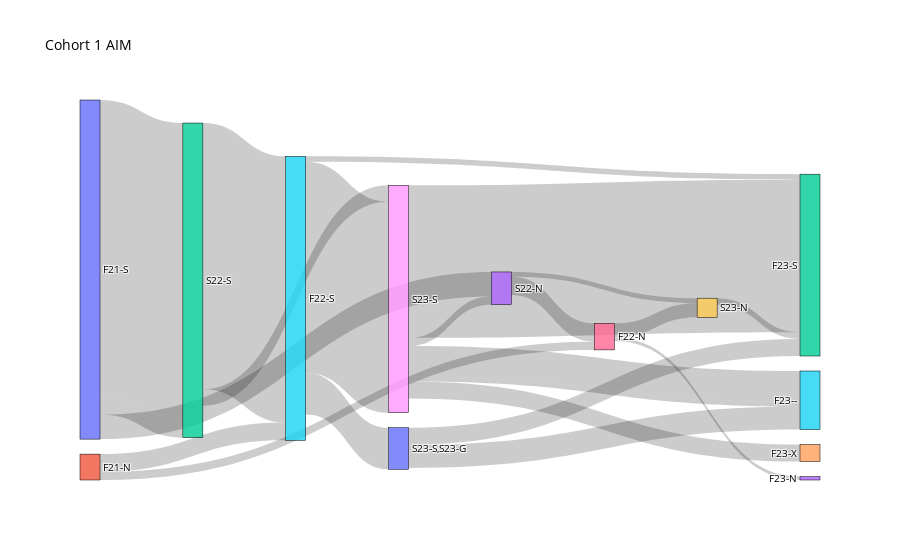

Notebook code cell kept with this figure:
### Code cell
# AIM CO 1
counta2=0
countb2=0
countc2=0
countd2=0
counte2=0
countf2=0
countg2=0
counth2=0
counti2=0
countj2=0
countk2=0
countl2=0
countm2=0
countn2=0
counto2=0
countp2=0
countq2=0
countr2=0
counts2=0
countt2=0
countu2=0
countv2=0
countw2=0
countx2=0
county2=0
countz2=0
countz21=0
countz22=0
countz23=0

for index, row in aim1.iterrows():
    if row['F21-N']==0 and row['F21-G']==0 and row['F21-X']==0:
        if row['F21-S']==1:
            if row['S22-N']==0 and row['S22-G']==0 and row['S22-X']==0:
                if row['S22-S']==1:
                    countb2+=1
                    if row['F22-N']==0 and row['F22-G']==0 and row['F22-X']==0:
                        if row['F22-S']==1:
                            countc2+=1
                            if row['S23-N']==0 and row['S23-G']==0 and row['S23-X']==0:
                                if row['S23-S']==1:
                                    countd2+=1
                                    if row['F23-N']==0 and row['F23-G']==0 and row['F23-X']==0:
                                        if row['F23-S']==1:
                                            counte2+=1
                                    if row['F23-S']==0 and row['F23-G']==0 and row['F23-X']==0:
                                        if row['F23-N']==1:
                                            countn2+=1
                                    if row['F23-S']==0 and row['F23-N']==0 and row['F23-G']==0:
                                        if row['F23-X']==1:
                                            countf2+=1
                                    if row['F23-S']=='--' and row['F23-N']=='--' and row['F23-G']=='--' and row['F23-X']=='--':
                                        countg2+=1
                            if row['S23-S']==1 and row['S23-N']==0 and row['S23-G']==1 and row['S23-X']==0:
                                counta2+=1
                                if row['F23-N']==0 and row['F23-G']==0 and row['F23-X']==0:
                                    if row['F23-S']==1:
                                        counth2+=1
                                if row['F23-S']=='--' and row['F23-N']=='--' and row['F23-G']=='--' and row['F23-X']=='--':
                                    counti2+=1
            if row['S22-S']==0 and row['S22-N']==0 and row['S22-G']==0:
                if row['S22-X']==1:
                    countj2+=1
                    if row['F22-S']==0 and row['F22-N']==0 and row['F22-G']==0:
                        if row['F22-X']==1:
                            countk2+=1
                            if row['S23-S']==0 and row['S23-N']==0 and row['S23-G']==0:
                                if row['S23-X']==1:
                                    countl2+=1
                                    if row['F23-N']==0 and row['F23-G']==0 and row['F23-X']==0:
                                        if row['F23-S']==1:
                                            countm2+=1
            if row['S22-S']==0 and row['S22-G']==0 and row['S22-X']==0:
                if row['S22-N']==1:
                    counto2+=1
                    if row['F22-S']==0 and row['F22-G']==0 and row['F22-X']==0:
                        if row['F22-N']==1:
                            countp2+=1
                            if row['S23-S']==0 and row['S23-G']==0 and row['S23-X']==0:
                                if row['S23-N']==1:
                                    countq2+=1
                                    if row['F23-N']==0 and row['F23-G']==0 and row['F23-X']==0:
                                        if row['F23-S']==1:
                                            countr2+=1
    if row['F21-S']==0 and row['F21-G']==0 and row['F21-X']==0:
        if row['F21-N']==1:
            counts2+=1
            if row['S22-N']==0 and row['S22-G']==0 and row['S22-X']==0:
                if row['S22-S']==1:
                    countt2+=1
                    if row['F22-N']==0 and row['F22-G']==0 and row['F22-X']==0:
                        if row['F22-S']==1:
                            countu2+=1
                            if row['S23-N']==0 and row['S23-G']==0 and row['S23-X']==0:
                                if row['S23-S']==1:
                                    countv2+=1
                                    if row['F23-N']==0 and row['F23-G']==0 and row['F23-X']==0:
                                        if row['F23-S']==1:
                                            countw2+=1
                                    if row['F23-S']=='--' and row['F23-N']=='--' and row['F23-G']=='--' and row['F23-X']=='--':
                                        countx2+=1
                                    if row['F23-S']==0 and row['F23-G']==0 and row['F23-X']==0:
                                        if row['F23-N']==1:
                                            county2+=1
            if row['S22-S']==0 and row['S22-G']==0 and row['S22-X']==0:
                if row['S22-N']==1:
                    countz2+=1
                    if row['F22-S']==0 and row['F22-G']==0 and row['F22-X']==0:
                        if row['F22-N']==1:
                            countz21+=1
                            if row['S23-S']==0 and row['S23-G']==0 and row['S23-X']==0:
                                if row['S23-N']==1:
                                    countz22+=1
                                    if row['F23-S']==0 and row['F23-G']==0 and row['F23-X']==0:
                                        if row['F23-N']==1:
                                            countz23+=1
                                    
            
fig = go.Figure(data=[go.Sankey(
    node=dict(
        pad=15,
        thickness=20,
        line=dict(color="black", width=0.5),
        label=['F21-S','F21-N','S22-S','S22-N','S22-G','F22-S','F22-N','F22-X','S23-S','S23-N','S23-S,S23-G','S23-X','F23-S','F23-N','F23-X','F23--'],
    ),
    link=dict(
        source=[0,2,5,8,8,8,5,10,10,0,3,6,9,0,1,2,5,8,8,1,3,6,9],
        target=[2,5,8,12,14,15,10,12,15,3,6,9,12,2,5,8,12,15,3,6,9,13],
        value=[countb2,countc2,countd2,counte2,countf2,countg2,counta2,counth2,counti2,counto2,countp2,countq2,countr2,countt2,countu2,countv2,countw2,countx2,countz2,countz21,countz22,countz23]  
    ),
)])

# Update layout settings if needed
fig.update_layout(title_text="Cohort 1 AIM",
                  font=dict(size=10, color="black"),
                  )
fig.show()

### Figure 1 — Plotly figure (JSON) as saved in the notebook; plotly's stock layout.template omitted (floating-point values rounded to 4 significant figures)
{"data": [{"link": {"source": [0, 2, 5, 8, 8, 8, 5, 10, 10, 0, 3, 6, 9, 0, 1, 2, 5, 8, 8, 1, 3, 6, 9], "target": [2, 5, 8, 12, 14, 15, 10, 12, 15, 3, 6, 9, 12, 2, 5, 8, 12, 15, 3, 6, 9, 13], "value": [434, 391, 310, 224, 25, 45, 61, 25, 34, 36, 27, 21, 10, 28, 26, 24, 8, 7, 12, 12, 7, 5]}, "node": {"label": ["F21-S", "F21-N", "S22-S", "S22-N", "S22-G", "F22-S", "F22-N", "F22-X", "S23-S", "S23-N", "S23-S,S23-G", "S23-X", "F23-S", "F23-N", "F23-X", "F23--"], "line": {"color": "black", "width": 0.5}, "pad": 15, "thickness": 20}, "type": "sankey"}], "layout": {"autosize": true, "font": {"color": "black", "size": 10}, "title": {"text": "Cohort 1 AIM"}}}
